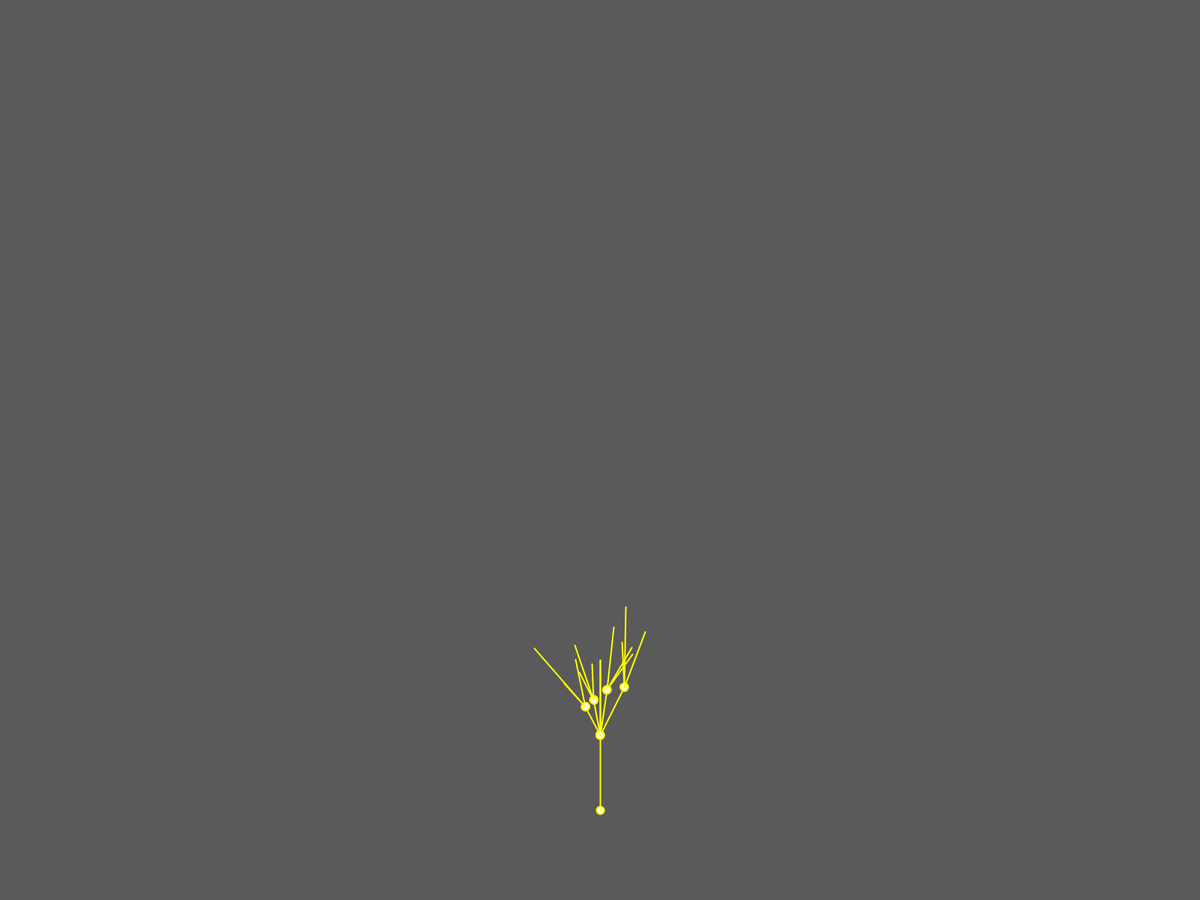
Frame 1 (no input)
Frame 60 (the mouse pressed at the canvas centre just before this capture): identical to frame 1, image omitted
Frame 120 (the mouse held since frame 60 and released just before this capture): identical to frame 1, image omitted

The Processing sketch that drew this single still picture (run headless with seeded random() and noise(); from frame 60 on, the mouse is pressed at the canvas centre):

// Processing sketch: Node_tree
// ── Node_tree.pde
Node top;

void setup() {
  fullScreen();
  top = new Node(null);
  top.children.add(new Node(top));
  top.children.add(new Node(top));
  
  for (int i = 0; i < 4; i++) {
    Node newChild = addnewChild(top);
    for (int j = 0; j < 3; j++) {
      Node childsChild = addnewChild(newChild);
    }
  }
 
}

//create a new Node and add it as a child to the Node passed as a parameter
Node addnewChild(Node n) {
    Node a = new Node(n);
    a.angle = random(-30, 30);
    a.length = random(40, 120);
    n.children.add(a);
    return a;
}


void draw() {
  
  background(90);
  translate(width/2, height *.9);
  top.render();
}
// ── Node.pde
class Node {
  //abstract tree properties
  Node parent; //note: set to null for a top level Node
  ArrayList<Node> children;
  
  //visual tree properties
  float angle;
  float length;
  float thickness;
  color c;
  
  Node(Node p) { // each node will store their own indicidual information
    parent = p;
    children = new ArrayList<Node>();
    
    angle = 0;
    length = 100;
    thickness = 2;
    c = color(255, 255, 0);
  }
  
  void render() {
    //set drawing properties
    strokeWeight(thickness);
    stroke(c);
    rotate(radians(angle));//draw the line
    ellipse(0, 0, 10, 10); // for visual aid, draw root of branch as a circles
    line(0, 0, 0, -length);//go to the end fo this/branch
    translate(0, -length);//go to the end of this line/branch
    //draw children
    
    for (Node n : children) {
      n.render();
    }
  
  translate(0, length);//untranslate
  rotate(radians(-angle));//unrotate
  }
  
}
